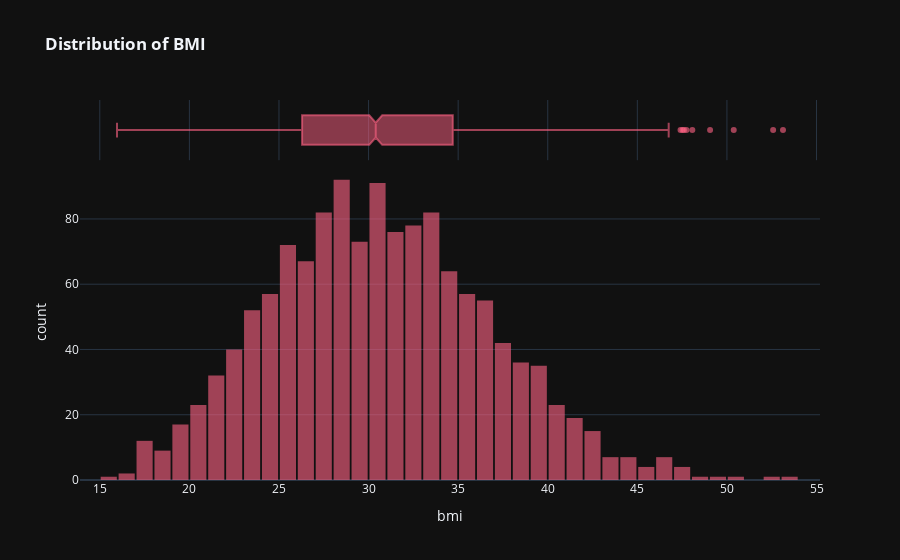

Notebook code cell kept with this figure:
### Markdown cell above
<b>To see the BMI distribution</b>

### Code cell
graph = px.histogram(med_df, x='bmi', 
                     marginal='box', 
                     color_discrete_sequence=[pastel_red], 
                     title='<b>Distribution of BMI</b>')
graph.update_layout(bargap=0.1, template='plotly_dark')
graph.show()

### Figure 1 — Plotly figure (JSON) as saved in the notebook; plotly's stock layout.template omitted (floating-point values rounded to 4 significant figures; data arrays with more than 128 entries replaced by an {"elided": "..."} marker saying what was removed)
{"data": [{"bingroup": "x", "hovertemplate": "bmi=%{x}<br>count=%{y}<extra></extra>", "legendgroup": "", "marker": {"color": "rgba(255, 99, 132, 0.6)", "pattern": {"shape": ""}}, "name": "", "orientation": "v", "showlegend": false, "type": "histogram", "x": {"elided": "1338 float values"}, "xaxis": "x", "yaxis": "y"}, {"hovertemplate": "bmi=%{x}<extra></extra>", "legendgroup": "", "marker": {"color": "rgba(255, 99, 132, 0.6)"}, "name": "", "notched": true, "showlegend": false, "type": "box", "x": {"elided": "1338 float values"}, "xaxis": "x2", "yaxis": "y2"}], "layout": {"bargap": 0.1, "barmode": "relative", "legend": {"tracegroupgap": 0}, "title": {"text": "<b>Distribution of BMI</b>"}, "xaxis": {"anchor": "y", "domain": [0, 1], "title": {"text": "bmi"}}, "xaxis2": {"anchor": "y2", "domain": [0, 1], "matches": "x", "showgrid": true, "showticklabels": false}, "yaxis": {"anchor": "x", "domain": [0, 0.8316], "title": {"text": "count"}}, "yaxis2": {"anchor": "x2", "domain": [0.8416, 1], "matches": "y2", "showgrid": false, "showline": false, "showticklabels": false, "ticks": ""}}}
